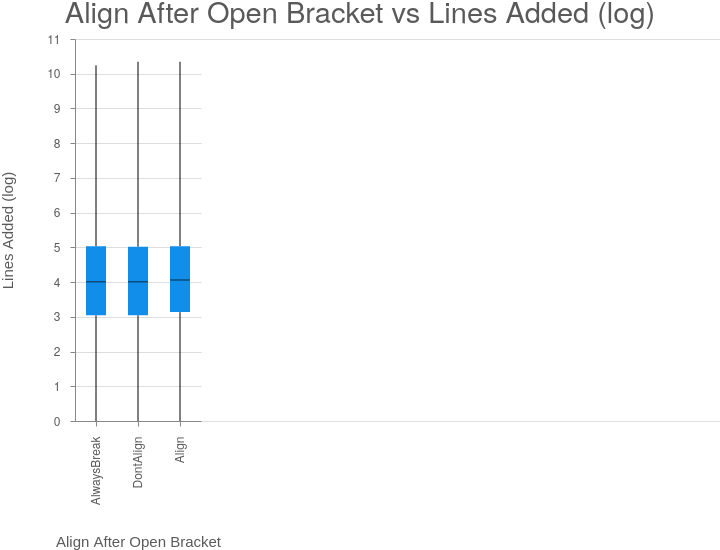

Specify this chart in Vega-Lite:
### Vega specification from a JSON file in a GitHub repository (floating-point values rounded to 4 significant figures)
{"$schema": "https://vega.github.io/schema/vega/v4.json", "autosize": {"contains": "padding", "resize": true, "type": "fit"}, "axes": [{"encode": {"labels": {"update": {"align": {"value": "right"}, "angle": {"value": 270}, "baseline": {"value": "middle"}}}}, "labelOverlap": true, "orient": "bottom", "scale": "x", "title": "Align After Open Bracket", "zindex": 1}, {"labelOverlap": true, "orient": "left", "scale": "y", "tickCount": {"signal": "ceil(height/40)"}, "title": "Lines Added (log)", "zindex": 1}, {"domain": false, "grid": true, "gridScale": "x", "labels": false, "maxExtent": 0, "minExtent": 0, "orient": "left", "scale": "y", "tickCount": {"signal": "ceil(height/40)"}, "ticks": false, "zindex": 0}], "config": {"axis": {"labelColor": "rgba(0,0,0,0.65)", "labelFont": "HelveticaNeue, Arial", "labelFontSize": 12, "labelPadding": 10, "titleColor": "rgba(0,0,0,0.65)", "titleFont": "HelveticaNeue-Medium, Arial", "titleFontSize": 15, "titleFontWeight": "normal", "titlePadding": 30}, "axisY": {"minExtent": 30}, "style": {"group-title": {"fill": "rgba(0,0,0,0.65)", "font": "HelveticaNeue, Arial", "fontSize": 29, "fontWeight": "normal"}, "rect": {"stroke": "rgba(200, 200, 200, 0.5)"}}}, "data": [{"name": "source_2", "progress": 100.0, "values": [{"lower quartile": 3.045, "max": 10.24, "median": 4.007, "min": 0, "upper quartile": 5.03, "x": "AlwaysBreak"}, {"lower quartile": 3.045, "max": 10.34, "median": 4.007, "min": 0, "upper quartile": 5.017, "x": "DontAlign"}, {"lower quartile": 3.135, "max": 10.34, "median": 4.06, "min": 0, "upper quartile": 5.03, "x": "Align"}]}], "height": 550, "marks": [{"encode": {"update": {"stroke": {"value": "black"}, "x": {"band": 0.5, "field": "x", "scale": "x"}, "y": {"field": "min", "scale": "y"}, "y2": {"field": "lower quartile", "scale": "y"}}}, "from": {"data": "source_2"}, "name": "layer_0_marks", "style": ["boxWhisker"], "type": "rule"}, {"encode": {"update": {"stroke": {"value": "black"}, "x": {"band": 0.5, "field": "x", "scale": "x"}, "y": {"field": "upper quartile", "scale": "y"}, "y2": {"field": "max", "scale": "y"}}}, "from": {"data": "source_2"}, "name": "layer_1_marks", "style": ["boxWhisker"], "type": "rule"}, {"encode": {"hover": {"fill": {"value": "#7EC2F3"}}, "update": {"fill": {"value": "#108EE9"}, "width": {"value": 20}, "xc": {"band": 0.5, "field": "x", "scale": "x"}, "y": {"field": "lower quartile", "scale": "y"}, "y2": {"field": "upper quartile", "scale": "y"}}}, "from": {"data": "source_2"}, "name": "layer_2_marks", "style": ["box"], "type": "rect"}, {"encode": {"update": {"fill": {"value": "black"}, "height": {"value": 1}, "opacity": {"value": 0.7}, "width": {"value": 20}, "xc": {"band": 0.5, "field": "x", "scale": "x"}, "yc": {"field": "median", "scale": "y"}}}, "from": {"data": "source_2"}, "name": "layer_3_marks", "style": ["boxMid"], "type": "rect"}], "metadata": {"bubbleOpts": {"fields": [{"field": "x"}, {"field": "min"}, {"field": "lower quartile"}, {"field": "median"}, {"field": "upper quartile"}, {"field": "max"}], "showAllFields": false}}, "scales": [{"domain": {"fields": [{"data": "source_2", "field": "x"}]}, "name": "x", "paddingInner": 0.1, "paddingOuter": 0.05, "range": {"step": {"signal": "x_step"}}, "type": "band"}, {"domain": {"fields": [{"data": "source_2", "field": "min"}, {"data": "source_2", "field": "lower quartile"}, {"data": "source_2", "field": "upper quartile"}, {"data": "source_2", "field": "max"}, {"data": "source_2", "field": "lower quartile"}, {"data": "source_2", "field": "upper quartile"}, {"data": "source_2", "field": "median"}], "sort": true}, "name": "y", "nice": true, "range": [{"signal": "height"}, 0], "type": "linear", "zero": true}], "signals": [{"name": "x_step", "value": 42}, {"name": "width", "update": "max(720, 100 + bandspace(domain('x').length, 0.1, 0.1) * x_step)"}], "style": "cell", "title": {"text": "Align After Open Bracket vs Lines Added (log)"}}
